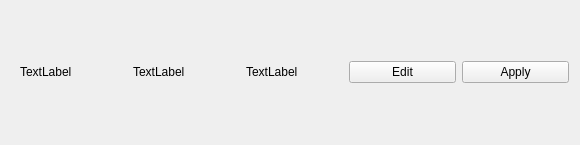
<?xml version="1.0" encoding="UTF-8"?>
<ui version="4.0">
 <class>root</class>
 <widget class="QWidget" name="root">
  <property name="geometry">
   <rect>
    <x>0</x>
    <y>0</y>
    <width>580</width>
    <height>145</height>
   </rect>
  </property>
  <property name="minimumSize">
   <size>
    <width>0</width>
    <height>0</height>
   </size>
  </property>
  <property name="windowTitle">
   <string>Form</string>
  </property>
  <layout class="QVBoxLayout" name="verticalLayout">
   <item>
    <layout class="QHBoxLayout" name="horizontalLayout">
     <item>
      <widget class="QWidget" name="verticalWidget_2" native="true">
       <layout class="QVBoxLayout" name="verticalLayout_3">
        <property name="spacing">
         <number>0</number>
        </property>
        <property name="topMargin">
         <number>0</number>
        </property>
        <property name="bottomMargin">
         <number>0</number>
        </property>
        <item>
         <widget class="QLabel" name="lbl_name">
          <property name="text">
           <string>TextLabel</string>
          </property>
         </widget>
        </item>
       </layout>
      </widget>
     </item>
     <item>
      <widget class="QWidget" name="verticalWidget" native="true">
       <layout class="QVBoxLayout" name="verticalLayout_2">
        <property name="spacing">
         <number>0</number>
        </property>
        <property name="topMargin">
         <number>0</number>
        </property>
        <property name="bottomMargin">
         <number>0</number>
        </property>
        <item>
         <widget class="QLabel" name="lbl_features">
          <property name="text">
           <string>TextLabel</string>
          </property>
         </widget>
        </item>
       </layout>
      </widget>
     </item>
     <item>
      <widget class="QWidget" name="verticalWidget" native="true">
       <layout class="QVBoxLayout" name="verticalLayout_4">
        <property name="spacing">
         <number>0</number>
        </property>
        <property name="topMargin">
         <number>0</number>
        </property>
        <property name="bottomMargin">
         <number>0</number>
        </property>
        <item>
         <widget class="QLabel" name="lbl_time">
          <property name="text">
           <string>TextLabel</string>
          </property>
         </widget>
        </item>
       </layout>
      </widget>
     </item>
     <item>
      <layout class="QVBoxLayout" name="verticalLayout_5">
       <item>
        <widget class="QPushButton" name="btn_edit">
         <property name="text">
          <string>Edit</string>
         </property>
        </widget>
       </item>
      </layout>
     </item>
     <item>
      <layout class="QVBoxLayout" name="verticalLayout_6">
       <item>
        <widget class="QPushButton" name="btn_apply">
         <property name="text">
          <string>Apply</string>
         </property>
        </widget>
       </item>
      </layout>
     </item>
    </layout>
   </item>
  </layout>
 </widget>
 <resources/>
 <connections/>
</ui>
